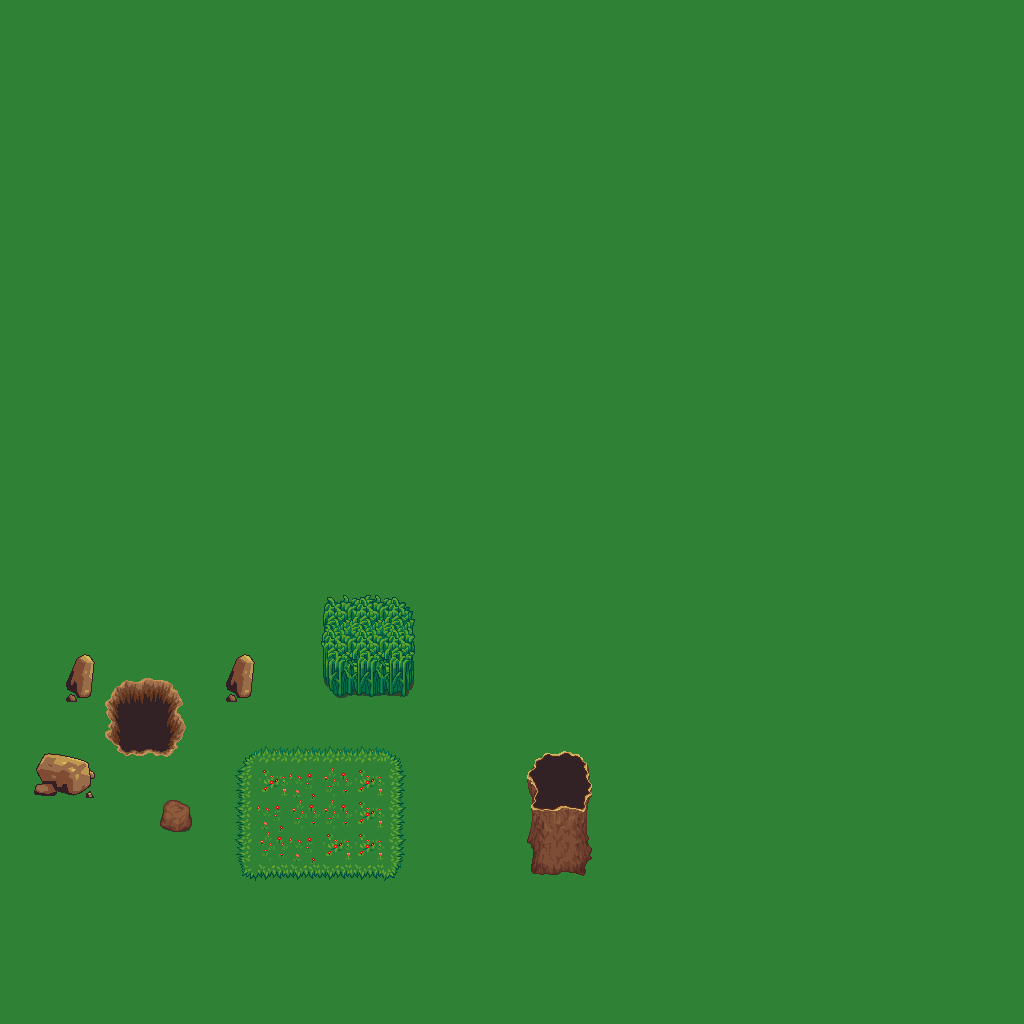

A 2D game scene composited from a Tiled map and its tileset images. What follows is a short description and the map's XML, with each tile layer's data collapsed to a summary:
An orthogonal 32x32 tile map with 32x32 px tiles, 4 tile layers (terrain, background, foreground, events) and 9 objects.

<map version="1.0" orientation="orthogonal" renderorder="right-down" width="32" height="32" tilewidth="32" tileheight="32" nextobjectid="36">
 <tileset firstgid="1" name="terrain" tilewidth="32" tileheight="32">
  <image source="../terrain.png" width="1024" height="1024" />
 </tileset>
 <layer name="terrain" width="32" height="32">
  <data>[1024 cells, 1024 non-empty, 1 distinct tile ids]</data>
 </layer>
 <layer name="background" width="32" height="32">
  <data>[1024 cells, 60 non-empty, 39 distinct tile ids]</data>
 </layer>
 <layer name="foreground" width="32" height="32">
  <data>[1024 cells, 15 non-empty, 15 distinct tile ids]</data>
 </layer>
 <objectgroup name="collisionobjects">
  <object id="25" x="117" y="686" width="57" height="60" />
  <object id="27" x="534" y="760" width="50" height="97" />
  <object id="29" x="35" y="754" width="56" height="31" />
  <object id="30" x="162" y="800" width="28" height="23" />
  <object id="31" x="67" y="653" width="24" height="35" />
  <object id="32" x="227" y="657" width="25" height="30" />
  <object id="33" x="527" y="771" width="62" height="26" />
  <object id="34" x="529" y="822" width="58" height="24" />
  <object id="35" x="572" y="839" width="19" height="17" />
 </objectgroup>
 <layer name="events" width="32" height="32">
  <data>[1024 cells, 0 non-empty, 0 distinct tile ids]</data>
 </layer>
</map>
